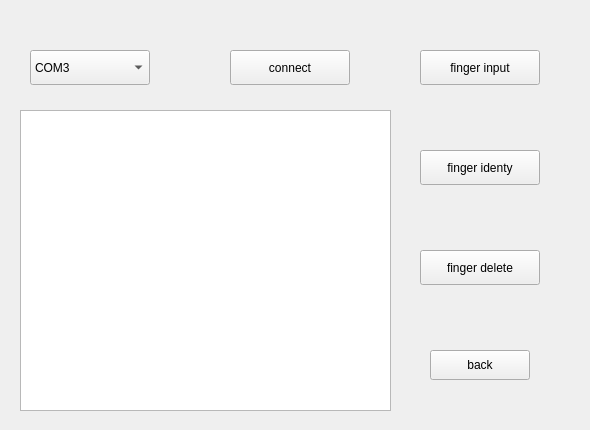
<?xml version="1.0" encoding="UTF-8"?>
<ui version="4.0">
 <class>Home</class>
 <widget class="QWidget" name="Home">
  <property name="geometry">
   <rect>
    <x>0</x>
    <y>0</y>
    <width>590</width>
    <height>430</height>
   </rect>
  </property>
  <property name="windowTitle">
   <string>Form</string>
  </property>
  <property name="styleSheet">
   <string notr="true"/>
  </property>
  <widget class="QPushButton" name="pushButton_return">
   <property name="geometry">
    <rect>
     <x>430</x>
     <y>350</y>
     <width>100</width>
     <height>30</height>
    </rect>
   </property>
   <property name="styleSheet">
    <string notr="true">font: 10pt &quot;Microsoft YaHei UI&quot;;</string>
   </property>
   <property name="text">
    <string>back</string>
   </property>
  </widget>
  <widget class="QTextEdit" name="textEdit">
   <property name="geometry">
    <rect>
     <x>20</x>
     <y>110</y>
     <width>371</width>
     <height>301</height>
    </rect>
   </property>
   <property name="styleSheet">
    <string notr="true">font: 10pt &quot;Microsoft YaHei UI&quot;;</string>
   </property>
   <property name="html">
    <string>&lt;!DOCTYPE HTML PUBLIC &quot;-//W3C//DTD HTML 4.0//EN&quot; &quot;http://www.w3.org/TR/REC-html40/strict.dtd&quot;&gt;
&lt;html&gt;&lt;head&gt;&lt;meta name=&quot;qrichtext&quot; content=&quot;1&quot; /&gt;&lt;style type=&quot;text/css&quot;&gt;
p, li { white-space: pre-wrap; }
&lt;/style&gt;&lt;/head&gt;&lt;body style=&quot; font-family:'Microsoft YaHei UI'; font-size:10pt; font-weight:400; font-style:normal;&quot;&gt;
&lt;p style=&quot;-qt-paragraph-type:empty; margin-top:0px; margin-bottom:0px; margin-left:0px; margin-right:0px; -qt-block-indent:0; text-indent:0px;&quot;&gt;&lt;br /&gt;&lt;/p&gt;&lt;/body&gt;&lt;/html&gt;</string>
   </property>
  </widget>
  <widget class="QPushButton" name="pushButton_input">
   <property name="geometry">
    <rect>
     <x>420</x>
     <y>50</y>
     <width>120</width>
     <height>35</height>
    </rect>
   </property>
   <property name="sizePolicy">
    <sizepolicy hsizetype="Expanding" vsizetype="Expanding">
     <horstretch>0</horstretch>
     <verstretch>0</verstretch>
    </sizepolicy>
   </property>
   <property name="styleSheet">
    <string notr="true">font: 10pt &quot;Microsoft YaHei UI&quot;;</string>
   </property>
   <property name="text">
    <string>finger input</string>
   </property>
  </widget>
  <widget class="QPushButton" name="pushButton_identy">
   <property name="geometry">
    <rect>
     <x>420</x>
     <y>150</y>
     <width>120</width>
     <height>35</height>
    </rect>
   </property>
   <property name="sizePolicy">
    <sizepolicy hsizetype="Expanding" vsizetype="Expanding">
     <horstretch>0</horstretch>
     <verstretch>0</verstretch>
    </sizepolicy>
   </property>
   <property name="styleSheet">
    <string notr="true">font: 10pt &quot;Microsoft YaHei UI&quot;;</string>
   </property>
   <property name="text">
    <string>finger identy</string>
   </property>
  </widget>
  <widget class="QPushButton" name="pushButton_delete">
   <property name="geometry">
    <rect>
     <x>420</x>
     <y>250</y>
     <width>120</width>
     <height>35</height>
    </rect>
   </property>
   <property name="sizePolicy">
    <sizepolicy hsizetype="Expanding" vsizetype="Expanding">
     <horstretch>0</horstretch>
     <verstretch>0</verstretch>
    </sizepolicy>
   </property>
   <property name="styleSheet">
    <string notr="true">font: 10pt &quot;Microsoft YaHei UI&quot;;</string>
   </property>
   <property name="text">
    <string>finger delete</string>
   </property>
  </widget>
  <widget class="QPushButton" name="pushButton_connect">
   <property name="geometry">
    <rect>
     <x>230</x>
     <y>50</y>
     <width>120</width>
     <height>35</height>
    </rect>
   </property>
   <property name="styleSheet">
    <string notr="true">font: 10pt &quot;Microsoft YaHei UI&quot;;</string>
   </property>
   <property name="text">
    <string>connect</string>
   </property>
  </widget>
  <widget class="QComboBox" name="comboBox">
   <property name="enabled">
    <bool>true</bool>
   </property>
   <property name="geometry">
    <rect>
     <x>30</x>
     <y>50</y>
     <width>120</width>
     <height>35</height>
    </rect>
   </property>
   <property name="styleSheet">
    <string notr="true">font: 10pt &quot;Microsoft YaHei UI&quot;;</string>
   </property>
   <item>
    <property name="text">
     <string>COM3</string>
    </property>
   </item>
   <item>
    <property name="text">
     <string>COM4</string>
    </property>
   </item>
   <item>
    <property name="text">
     <string>COM6</string>
    </property>
   </item>
   <item>
    <property name="text">
     <string>COM8</string>
    </property>
   </item>
  </widget>
 </widget>
 <resources/>
 <connections/>
</ui>
